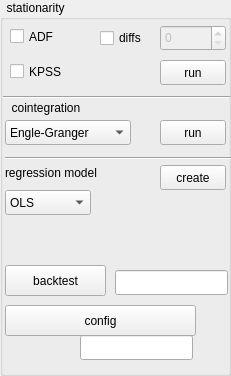
   <widget class="QGroupBox" name="groupBox_6">
    <property name="geometry">
     <rect>
      <x>710</x>
      <y>220</y>
      <width>231</width>
      <height>376</height>
     </rect>
    </property>
    <property name="title">
     <string>  stationarity</string>
    </property>
    <widget class="QPushButton" name="pushButton_20">
     <property name="geometry">
      <rect>
       <x>160</x>
       <y>120</y>
       <width>66</width>
       <height>25</height>
      </rect>
     </property>
     <property name="text">
      <string>run</string>
     </property>
    </widget>
    <widget class="QComboBox" name="comboBox_14">
     <property name="geometry">
      <rect>
       <x>5</x>
       <y>120</y>
       <width>126</width>
       <height>25</height>
      </rect>
     </property>
     <item>
      <property name="text">
       <string>Engle-Granger</string>
      </property>
     </item>
     <item>
      <property name="text">
       <string>Johansen</string>
      </property>
     </item>
    </widget>
    <widget class="QCheckBox" name="checkBox_4">
     <property name="geometry">
      <rect>
       <x>10</x>
       <y>25</y>
       <width>76</width>
       <height>23</height>
      </rect>
     </property>
     <property name="text">
      <string>ADF</string>
     </property>
    </widget>
    <widget class="QCheckBox" name="checkBox_5">
     <property name="geometry">
      <rect>
       <x>10</x>
       <y>60</y>
       <width>61</width>
       <height>23</height>
      </rect>
     </property>
     <property name="text">
      <string>KPSS</string>
     </property>
    </widget>
    <widget class="QSpinBox" name="spinBox">
     <property name="enabled">
      <bool>false</bool>
     </property>
     <property name="geometry">
      <rect>
       <x>160</x>
       <y>25</y>
       <width>66</width>
       <height>26</height>
      </rect>
     </property>
    </widget>
    <widget class="QCheckBox" name="checkBox_7">
     <property name="geometry">
      <rect>
       <x>100</x>
       <y>25</y>
       <width>56</width>
       <height>26</height>
      </rect>
     </property>
     <property name="text">
      <string>diffs</string>
     </property>
    </widget>
    <widget class="QLabel" name="label_19">
     <property name="geometry">
      <rect>
       <x>5</x>
       <y>95</y>
       <width>106</width>
       <height>25</height>
      </rect>
     </property>
     <property name="text">
      <string>  cointegration</string>
     </property>
    </widget>
    <widget class="QLabel" name="label_20">
     <property name="geometry">
      <rect>
       <x>5</x>
       <y>160</y>
       <width>126</width>
       <height>25</height>
      </rect>
     </property>
     <property name="text">
      <string>regression model </string>
     </property>
    </widget>
    <widget class="QComboBox" name="comboBox_15">
     <property name="geometry">
      <rect>
       <x>5</x>
       <y>190</y>
       <width>86</width>
       <height>25</height>
      </rect>
     </property>
     <item>
      <property name="text">
       <string>OLS</string>
      </property>
     </item>
    </widget>
    <widget class="QPushButton" name="pushButton_22">
     <property name="geometry">
      <rect>
       <x>160</x>
       <y>165</y>
       <width>66</width>
       <height>25</height>
      </rect>
     </property>
     <property name="text">
      <string>create</string>
     </property>
    </widget>
    <widget class="QPushButton" name="pushButton_21">
     <property name="geometry">
      <rect>
       <x>160</x>
       <y>60</y>
       <width>66</width>
       <height>25</height>
      </rect>
     </property>
     <property name="text">
      <string>run</string>
     </property>
    </widget>
    <widget class="QPushButton" name="pushButton_16">
     <property name="geometry">
      <rect>
       <x>5</x>
       <y>305</y>
       <width>191</width>
       <height>31</height>
      </rect>
     </property>
     <property name="text">
      <string>config</string>
     </property>
    </widget>
    <widget class="QLineEdit" name="lineEdit">
     <property name="geometry">
      <rect>
       <x>115</x>
       <y>270</y>
       <width>113</width>
       <height>25</height>
      </rect>
     </property>
    </widget>
    <widget class="QLineEdit" name="lineEdit_3">
     <property name="geometry">
      <rect>
       <x>80</x>
       <y>335</y>
       <width>113</width>
       <height>25</height>
      </rect>
     </property>
    </widget>
    <widget class="QPushButton" name="pushButton_4">
     <property name="geometry">
      <rect>
       <x>5</x>
       <y>265</y>
       <width>101</width>
       <height>31</height>
      </rect>
     </property>
     <property name="text">
      <string>backtest</string>
     </property>
    </widget>
    <widget class="Line" name="line">
     <property name="geometry">
      <rect>
       <x>3</x>
       <y>87</y>
       <width>227</width>
       <height>21</height>
      </rect>
     </property>
     <property name="orientation">
      <enum>Qt::Horizontal</enum>
     </property>
    </widget>
    <widget class="Line" name="line_2">
     <property name="geometry">
      <rect>
       <x>5</x>
       <y>148</y>
       <width>227</width>
       <height>21</height>
      </rect>
     </property>
     <property name="orientation">
      <enum>Qt::Horizontal</enum>
     </property>
    </widget>
   </widget>
